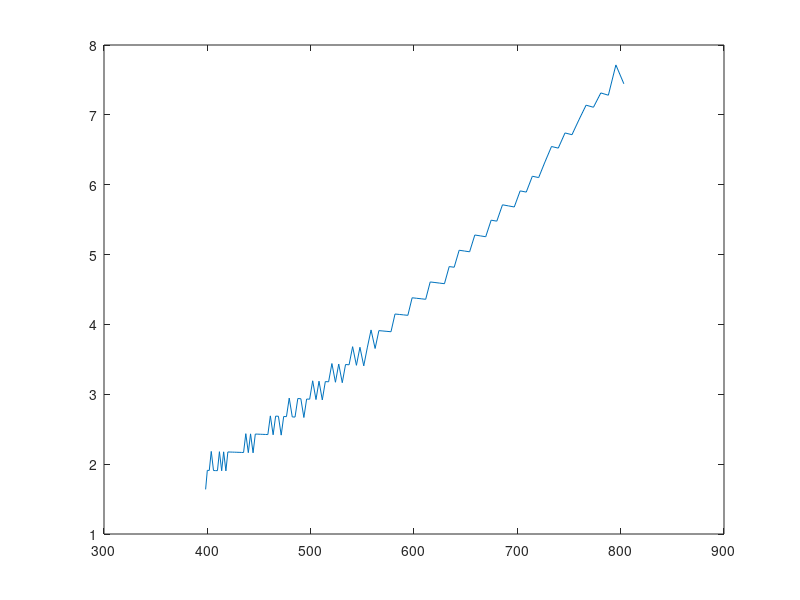

The MATLAB source for this figure:
wv_band_spex=[  398.33292, 399.9715 , 401.88248, 403.79266, 405.9748 , 407.8833, ...
         409.79105, 411.698  , 413.87634, 415.78156, 417.95795, 419.86145,...
         422.03586, 424.20917, 426.38144, 428.55258, 430.72266, 432.89166,...
         435.0595 , 437.2263 , 439.66257, 441.82693, 444.26053, 446.4225 ,...
         448.85336, 451.2828 , 453.71072, 456.1372 , 458.5622 , 460.98572,...
         463.67673, 466.09705, 468.78455, 471.47015, 473.88556, 476.5676 ,...
         479.2476 , 482.19348, 484.86945, 487.54352, 490.48267, 493.4194 ,...
         496.08716, 499.01926, 501.949  , 505.14224, 508.06677, 511.25433,...
         514.17365, 517.35547, 520.53424, 523.97455, 527.147  , 530.58026,...
         533.7462 , 537.1725 , 540.5949 , 544.2766 , 547.69135, 551.36456,...
         554.77136, 558.43604, 562.3574 , 566.0128 , 569.9241 , 573.83014,...
         577.7309 , 581.62634, 585.77545, 589.9184 , 594.05505, 598.1855 ,...
         602.5672 , 606.9416 , 611.3088 , 615.66864, 620.27686, 624.8768 ,...
         629.46826, 634.0513 , 638.87946, 643.6982 , 648.7601 , 653.811  ,...
         658.851  , 664.1311 , 669.39905, 674.6544 , 680.1468 , 685.62524,...
         691.3377 , 697.0348 , 702.71625, 708.62805, 714.52264, 720.6441 ,...
         726.7465 , 733.0726 , 739.6196 , 746.1436 , 752.8847 , 759.6006 ,...
         766.5294 , 773.668  , 780.77686, 788.09076, 795.3721 , 803.0868 ,...
         810.53174];
 wv_band_spex_diff=wv_band_spex(2:109)-wv_band_spex(1:108);
 
 plot(wv_band_spex(1:108),wv_band_spex_diff)
 
 %then use tools of the figure, choose basic fitting, and qudratic fitting to get the coefficients.
 %this means to be temporary, as we will get the official data from spex
 %one team.
 